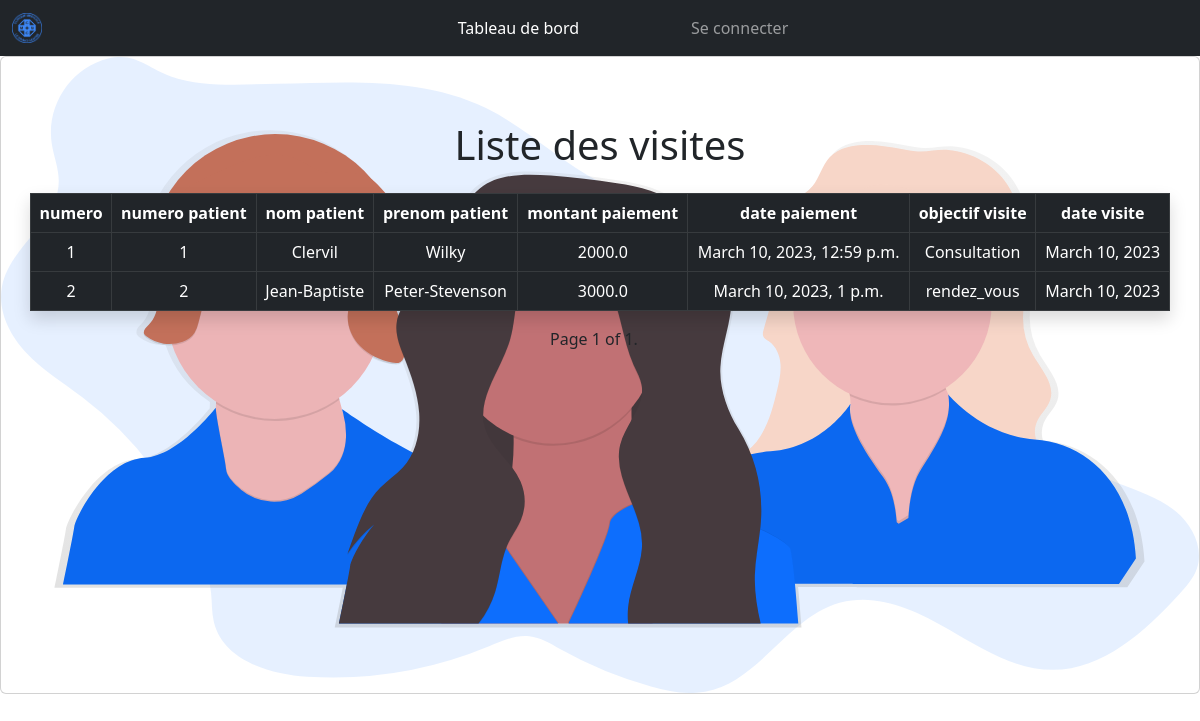
Screenshot of /accueil/liste_visite/ with the database file from the repository.
### comptabilite/models.py (models this page shows, shortened)
class Visite(models.Model):
    num_visite = models.AutoField(primary_key=True)
    num_patient = models.ForeignKey(acmodels.Patient, on_delete=models.CASCADE)
    num_paiement = models.OneToOneField(Paiement, on_delete=models.CASCADE)
    date_visite = models.DateField(auto_now_add=True)
    objectif_visite = models.CharField(max_length=255)

class Paiement(models.Model):
    num_paiement = models.AutoField(primary_key=True)
    num_patient = models.ForeignKey(acmodels.Patient, on_delete=models.CASCADE)
    num_carte_assurance = models.ForeignKey(CarteAssurance, on_delete=models.CASCADE, null=True, blank=True)
    date_paiement = models.DateTimeField(auto_now_add=True)
    montant = models.FloatField()
    objet_paiement = models.CharField(max_length=50)

### accueil/models.py (models this page shows, shortened)
class Patient (models.Model):
    num_patient = models.AutoField(primary_key=True)
    nom_patient = models.CharField(max_length=20)
    prenom_patient = models.CharField(max_length=20)
    adresse_patient = models.CharField(max_length=255)
    no_tel_patient = models.IntegerField()
    date_naissance = models.DateField()
    groupe_sanguin = models.CharField(max_length=1, null=True,blank=True)

### accueil/views.py (the view)
# urls.py: path('liste_visite/',views.ListeVisite.as_view(),name='liste_visite'),
class ListeVisite(generic.ListView):
    model = cmodels.Visite
    template_name = 'accueil/liste_visite.html'
    paginate_by = 8
    context_object_name = 'liste_visite'

### accueil/templates/accueil/liste_visite.html (shortened to what this page needs)
{% extends 'base.html' %}
{% load static %}
{% block content %}
    <div class="card">
        <img src="{% static 'svg2/undraw_community_8nwl.svg' %}" class="card-img" alt="...">
        <div class="card-img-overlay w-100 justify-content-center d-flex mt-5">
            <div class="container">
                    <div class="row">
                        <h1 class="text-center">Liste des visites</h1>
                        <table class="table shadow table-bordered mt-3">
                            <thead class="table-dark">
                                <tr>
                                    <th class="text-center" scope="col">numero</th>
                                    <th class="text-center" scope="col">numero patient</th>
                                    <th class="text-center" scope="col">nom patient</th>
                                    <th class="text-center" scope="col">prenom patient</th>
                                    <th class="text-center" scope="col">montant paiement</th>
                                    <th class="text-center" scope="col">date paiement</th>
                                    <th class="text-center" scope="col">objectif visite</th>
                                    <th class="text-center" scope="col">date visite</th>
                                </tr>
                            </thead>
                            <tbody class="table-dark">
                                {% for visite in page_obj %}
                                    <tr>
                                        <td class="text-center">{{visite.num_visite}}</td>
                                        <td class="text-center">{{visite.num_patient.num_patient}}</td>
                                        <td class="text-center">{{visite.num_patient.nom_patient}}</td>
                                        <td class="text-center">{{visite.num_patient.prenom_patient}}</td>
                                        <td class="text-center">{{visite.num_paiement.montant}}</td>
                                        <td class="text-center">{{visite.num_paiement.date_paiement}}</td>
                                        <td class="text-center">{{visite.objectif_visite}}</td>
                                        <td class="text-center">{{visite.date_visite}}</td>
                                    </tr>
                                {% endfor %}
                            </tbody>
                        </table>
                        <div class="pagination d-flex justify-content-center">
                            <span class="step-links">
                                <span class="current">
                                    Page {{ page_obj.number }} of {{ page_obj.paginator.num_pages }}.
                                </span>
                            </span>
                        </div>
                    </div>
        </div>
    </div>
{% endblock content %}

### templates/base.html (shortened to what this page needs)
{% load static %}
{% load bootstrap5 %}
{% bootstrap_css %}
<!DOCTYPE html>
<html lang="en">
    <head>
        <link href='https://cdnjs.cloudflare.com/ajax/libs/font-awesome/4.0.3/css/font-awesome.css' rel='stylesheet'>
        <link href="https://cdn.jsdelivr.net/npm/bootstrap@5.2.3/dist/css/bootstrap.min.css" rel="stylesheet">
    </head>
    <body>
        {% include '_partial/_header.html' %}
            {% block content %}
            {% endblock content %}
    </body>
</html>

### templates/_partial/_header.html (shortened to what this page needs)
{% load static %}
<header>
    <nav class="navbar navbar-dark navbar-expand-lg bg-dark">
        <div class="container-fluid">
            <a class="navbar-brand" href="{% url 'home' %}"><img width="30px" height="30px" src="{% static 'img/logo.png' %}" alt="logo"></a>
            <div class="offcanvas offcanvas-start w-75" tabindex="-1" id="offcanvasNavbar" aria-labelledby="offcanvasNavbarLabel">
                <div class="offcanvas-body justify-content-center">
                    <ul class="navbar-nav">
                        <li class="nav-item ms-5 me-5">
                            <a class="nav-link active" aria-current="page" href="{% url 'home' %}">Tableau de bord</a>
                        </li>
                        {% if user.is_authenticated %}
                            <li class="nav-item ms-5 me-5">
                                <a class="nav-link" href="{% url 'logout' %}">Se deconnecter</a>
                            </li>
                        {% else %}
                            <li class="nav-item ms-5 me-5">
                                <a class="nav-link" href="{% url 'login' %}">Se connecter</a>
                            </li>
                        {% endif %}
                    </ul>
                </div>
            </div>
        </div>
    </nav>
</header>

### rows the page displays
Visite: num_visite "1", num_patient.num_patient "1", num_patient.nom_patient "Clervil", num_patient.prenom_patient "Wilky", num_paiement.montant "2000.0", num_paiement.date_paiement "March 10, 2023, 12:59 p.m.", objectif_visite "Consultation", date_visite "March 10, 2023"
Visite: num_visite "2", num_patient.num_patient "2", num_patient.nom_patient "Jean-Baptiste", num_patient.prenom_patient "Peter-Stevenson", num_paiement.montant "3000.0", num_paiement.date_paiement "March 10, 2023, 1 p.m.", objectif_visite "rendez_vous", date_visite "March 10, 2023"

### other values shown
{{ page_obj.number }} "1"
{{ page_obj.paginator.num_pages }} "1"
